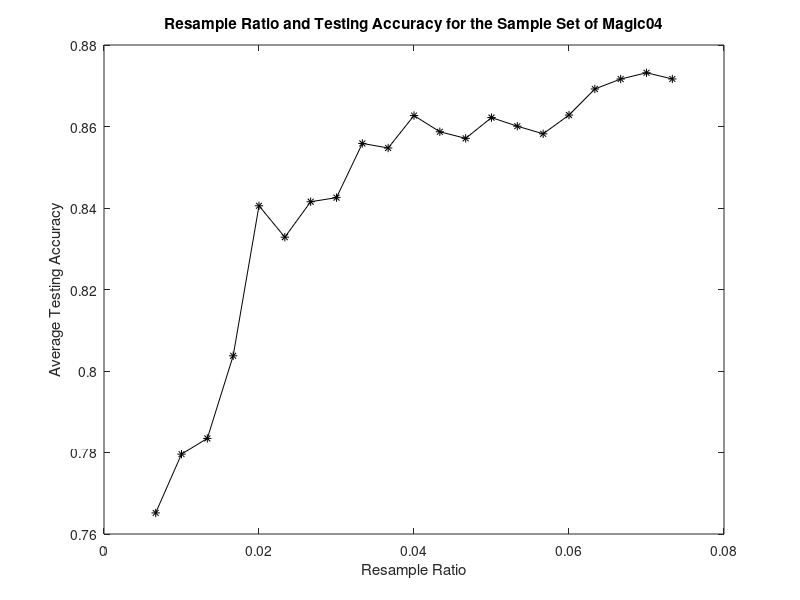

Recreate this plot in MATLAB.
function resample
x=100:50:1100;
x=x/15000;
y=[0.76517408,0.77960199,0.783457705,0.803731,0.84054723,0.8328358,0.84154227,0.842537,0.85584575,0.854726,0.86268655,0.858706,0.85708955,0.862189,0.8600746,0.858208,0.8628107,0.86920398,0.871649735,0.873184,0.8716667];
plot(x,y,'-k*');
xlabel('Resample Ratio');
ylabel('Average Testing Accuracy');
title('Resample Ratio and Testing Accuracy for the Sample Set of Magic04');
